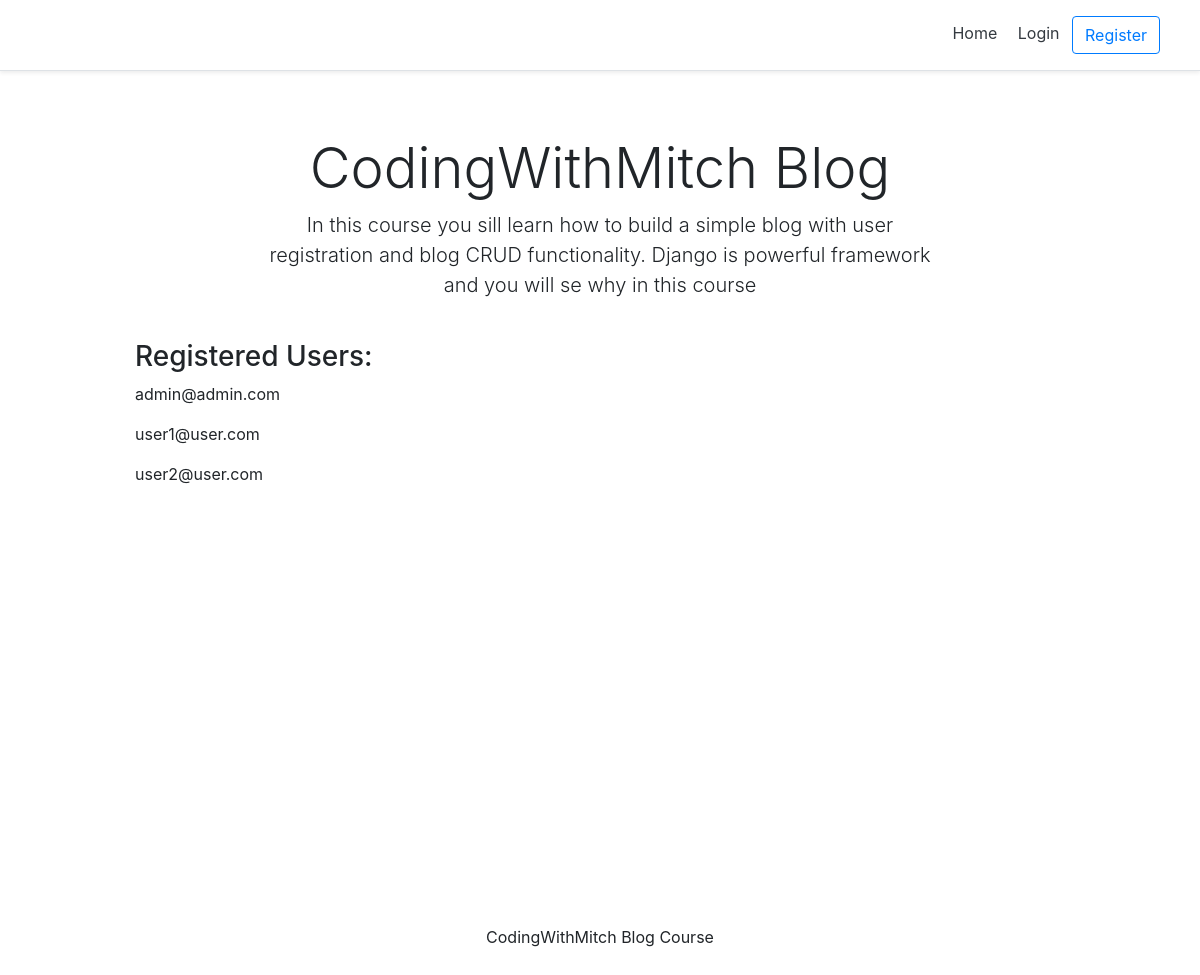
The page / on the database its author committed.
### account/models.py (models this page shows, shortened)
class Account(AbstractBaseUser):
	email					= models.EmailField(verbose_name="email", max_length=60, unique=True)
	username				= models.CharField(max_length=30, unique=True)
	date_joined				= models.DateTimeField(verbose_name='date joined', auto_now_add=True)
	last_login				= models.DateTimeField(verbose_name='last login', auto_now=True)
	is_admin				= models.BooleanField(default=False)
	is_active				= models.BooleanField(default=True)
	is_staff				= models.BooleanField(default=False)
	is_superuser			= models.BooleanField(default=False)
	USERNAME_FIELD = 'email'
	REQUIRED_FIELDS = ['username']
	objects = MyAccountManager()
	def __str__(self):
		return self.email

### personal/views.py (the view)
# urls.py: path('', home_screen_view, name="home"),
def home_screen_view(request):
	context = {}
	accounts = Account.objects.all()
	context['accounts'] = accounts
	return render(request, "personal/home.html", context)

### personal/templates/personal/home.html
{% extends 'base.html' %}
{% block content %}
	<div class="pricing-header px-3 py-3 pt-md-5 pb-md-4 mx-auto text-center">
	  <h1 class="display-4">CodingWithMitch Blog</h1>
	  <p class="lead">In this course you sill learn how to build a simple blog with user registration and blog CRUD functionality.
	  					Django is powerful framework and you will se why in this course</p>
	</div>
	<div class="container">
		<div class="d-flex flex-column">
			<h3>Registered Users:</h3>
			{% for account in accounts %}
				<p>{{account}}</p>
			{% endfor %}
		</div>
	</div>
{% endblock content %}

### templates/snippets/header.html (style rules this page uses)
@media (min-width: 768px) { html { font-size: 16px; } }
.container { max-width: 960px; }
.pricing-header { max-width: 700px; }

### rows shown on the page
Account: email "admin@admin.com"
Account: email "user1@user.com"
Account: email "user2@user.com"
